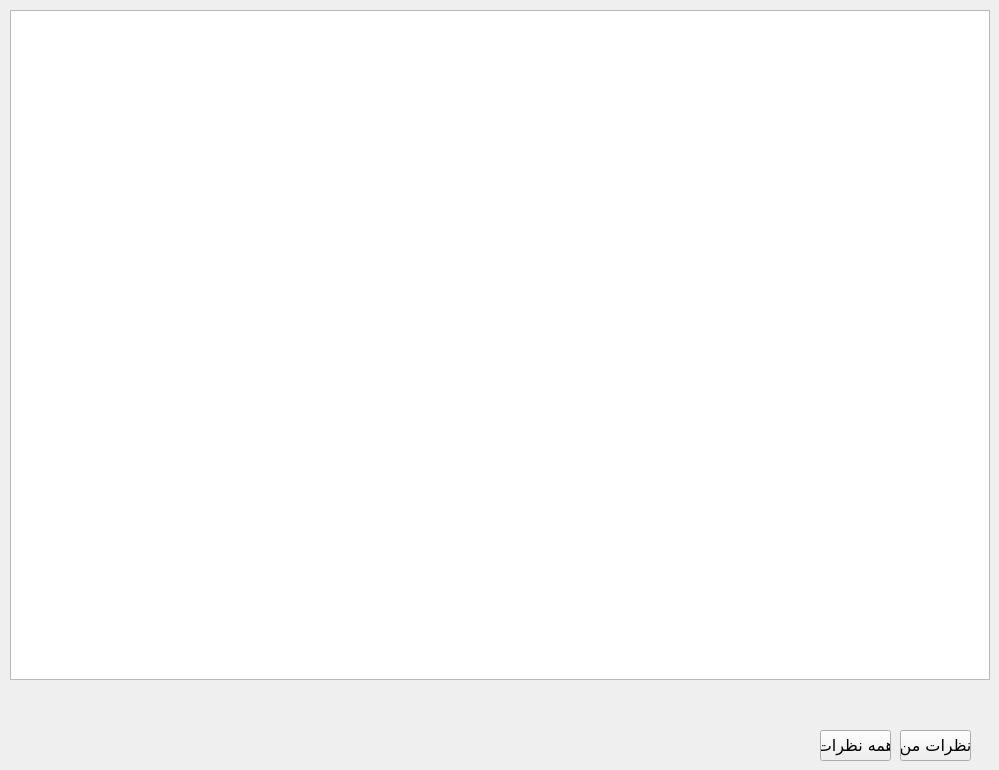
    <widget class="QWidget" name="pps_show">
     <widget class="QPushButton" name="btn_show_my_data">
      <property name="geometry">
       <rect>
        <x>900</x>
        <y>730</y>
        <width>71</width>
        <height>31</height>
       </rect>
      </property>
      <property name="font">
       <font>
        <family>B Mitra</family>
        <pointsize>12</pointsize>
       </font>
      </property>
      <property name="text">
       <string>نظرات من</string>
      </property>
     </widget>
     <widget class="QTableWidget" name="tableWidget">
      <property name="enabled">
       <bool>true</bool>
      </property>
      <property name="geometry">
       <rect>
        <x>10</x>
        <y>10</y>
        <width>980</width>
        <height>670</height>
       </rect>
      </property>
      <property name="sizePolicy">
       <sizepolicy hsizetype="Fixed" vsizetype="Fixed">
        <horstretch>10</horstretch>
        <verstretch>0</verstretch>
       </sizepolicy>
      </property>
      <property name="font">
       <font>
        <family>Arial</family>
        <pointsize>12</pointsize>
       </font>
      </property>
      <property name="mouseTracking">
       <bool>false</bool>
      </property>
      <property name="tabletTracking">
       <bool>false</bool>
      </property>
      <property name="focusPolicy">
       <enum>Qt::NoFocus</enum>
      </property>
      <property name="acceptDrops">
       <bool>false</bool>
      </property>
      <property name="layoutDirection">
       <enum>Qt::RightToLeft</enum>
      </property>
      <property name="autoFillBackground">
       <bool>false</bool>
      </property>
      <property name="frameShape">
       <enum>QFrame::StyledPanel</enum>
      </property>
      <property name="frameShadow">
       <enum>QFrame::Plain</enum>
      </property>
      <property name="sizeAdjustPolicy">
       <enum>QAbstractScrollArea::AdjustToContents</enum>
      </property>
      <property name="autoScrollMargin">
       <number>16</number>
      </property>
      <property name="editTriggers">
       <set>QAbstractItemView::NoEditTriggers</set>
      </property>
      <property name="showDropIndicator" stdset="0">
       <bool>false</bool>
      </property>
      <property name="dragDropOverwriteMode">
       <bool>false</bool>
      </property>
      <property name="dragDropMode">
       <enum>QAbstractItemView::NoDragDrop</enum>
      </property>
      <property name="defaultDropAction">
       <enum>Qt::ActionMask</enum>
      </property>
      <property name="alternatingRowColors">
       <bool>true</bool>
      </property>
      <property name="selectionMode">
       <enum>QAbstractItemView::SingleSelection</enum>
      </property>
      <property name="selectionBehavior">
       <enum>QAbstractItemView::SelectRows</enum>
      </property>
      <property name="textElideMode">
       <enum>Qt::ElideNone</enum>
      </property>
      <property name="showGrid">
       <bool>true</bool>
      </property>
      <property name="gridStyle">
       <enum>Qt::DotLine</enum>
      </property>
      <property name="sortingEnabled">
       <bool>false</bool>
      </property>
      <property name="wordWrap">
       <bool>true</bool>
      </property>
      <property name="cornerButtonEnabled">
       <bool>false</bool>
      </property>
      <property name="rowCount">
       <number>0</number>
      </property>
      <property name="columnCount">
       <number>5</number>
      </property>
      <attribute name="horizontalHeaderVisible">
       <bool>false</bool>
      </attribute>
      <attribute name="horizontalHeaderCascadingSectionResizes">
       <bool>true</bool>
      </attribute>
      <attribute name="horizontalHeaderDefaultSectionSize">
       <number>180</number>
      </attribute>
      <attribute name="horizontalHeaderHighlightSections">
       <bool>true</bool>
      </attribute>
      <attribute name="horizontalHeaderShowSortIndicator" stdset="0">
       <bool>false</bool>
      </attribute>
      <attribute name="horizontalHeaderStretchLastSection">
       <bool>true</bool>
      </attribute>
      <attribute name="verticalHeaderVisible">
       <bool>false</bool>
      </attribute>
      <attribute name="verticalHeaderCascadingSectionResizes">
       <bool>true</bool>
      </attribute>
      <attribute name="verticalHeaderHighlightSections">
       <bool>true</bool>
      </attribute>
      <attribute name="verticalHeaderShowSortIndicator" stdset="0">
       <bool>false</bool>
      </attribute>
      <attribute name="verticalHeaderStretchLastSection">
       <bool>false</bool>
      </attribute>
      <column>
       <property name="text">
        <string>شماره</string>
       </property>
      </column>
      <column>
       <property name="text">
        <string>شناسه کاربری</string>
       </property>
      </column>
      <column>
       <property name="text">
        <string>نام کاربر</string>
       </property>
      </column>
      <column>
       <property name="text">
        <string>تاریخ</string>
       </property>
      </column>
      <column>
       <property name="text">
        <string>عنوان</string>
       </property>
      </column>
     </widget>
     <widget class="QPushButton" name="btn_show_all_data">
      <property name="geometry">
       <rect>
        <x>820</x>
        <y>730</y>
        <width>71</width>
        <height>31</height>
       </rect>
      </property>
      <property name="font">
       <font>
        <family>B Mitra</family>
        <pointsize>12</pointsize>
       </font>
      </property>
      <property name="text">
       <string>همه نظرات</string>
      </property>
     </widget>
    </widget>
